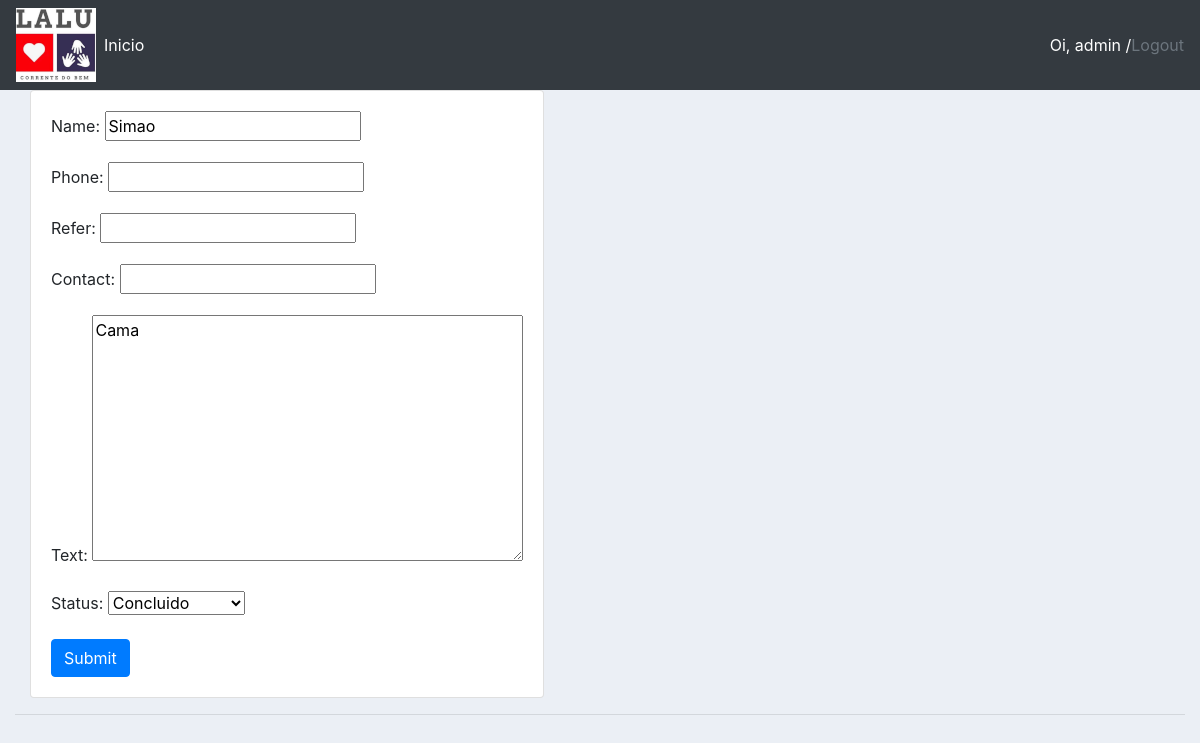
Page /update_customer/10/ (signed in) on the committed database.
### crm/models.py (models this page shows, shortened)
class Customer(models.Model):
    STATUS = (
        ('Pendente', 'Pendente'),
        ('Em Andamento', 'Em Andamento'),
        ('Concluido', 'Concluido'),
    )
    name = models.CharField(max_length=200, null=True)
    phone = models.CharField(max_length=15, null=True)
    date_created = models.DateTimeField(auto_now_add=True, null=True, blank=False)
    refer = models.CharField(max_length=20, null=True, blank=False)
    contact = models.CharField(max_length=20, null=True, blank=False)
    text = models.TextField(null=True, blank=False)
    status = models.CharField(max_length=200, null=True, choices=STATUS)

### crm/views.py (the view)
# urls.py: path('update_customer/<str:pk>/', views.updateCustomer, name='update_customer'),
@staff_member_required
def updateCustomer(request, pk):
    customer = Customer.objects.get(id=pk)
    form = CustomerForm(instance=customer)
    if request.method == 'POST':
        form = CustomerForm(request.POST, instance=customer)
        if form.is_valid():
            form.save()
            return redirect('/')
    context = {'form': form}
    return render(request, 'crm/customer_form.html', context)

### crm/forms.py
class CustomerForm(ModelForm):
    class Meta:
        model = Customer
        fields = '__all__'

### crm/templates/crm/customer_form.html (shortened to what this page needs)
{%  extends 'crm/main.html' %}
{% load static %}
{% block content %}
<div class="container">
<div class="row">
	<div class="col-lg-">
		<div class="card card-body">
			<form action="" method="POST">
				{{ form.as_p}}
				<input class="btn btn-primary"  type="submit" name="Submit">
			</form>
		</div>
	</div>
</div>
{% endblock %}

### crm/templates/crm/navbar.html (shortened to what this page needs)
{% load static %}
<nav class="navbar navbar-expand-lg navbar-dark bg-dark">
  <img src="{% static 'imagens/logo.png' %}">
  <div class="collapse navbar-collapse" id="navbarNav">
    <ul class="navbar-nav">
      <li class="nav-item active">
        <a class="nav-link" href="{% url 'home' %}">Inicio</a>
      </li>
    </ul>
  </div>
  <span><a class="text-white "> Oi, {{request.user }} /  </a></span>
  <span><a  class="text-muted" href=" {% url 'logout' %}"> Logout</a></span>
</nav>

### static/css/main.css (style rules this page uses)
body { background-color: #ebeff5; }

### rows in the picture
Customer: name "Simao", text "Cama", status "Concluido"

### other values in the picture
{{ request.user }} "admin"
